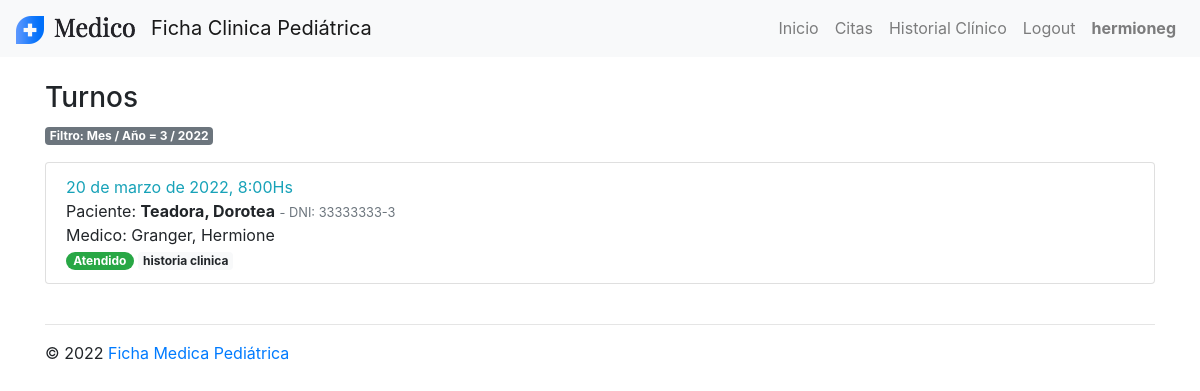
/turnos/ (signed in), run on the app's committed database.
### turnos/models.py (models this page shows, shortened)
class Turno(models.Model):
    paciente = models.ForeignKey(Paciente, on_delete = models.RESTRICT, limit_choices_to={'activo': True}, related_name='turnopacientes')
    doctor = models.ForeignKey(User, on_delete = models.RESTRICT, related_name='turnodoctores')
    fecha = models.DateField()
    hora = models.IntegerField()
    atendido = models.BooleanField(default=False)
    class Meta:
        ordering = ['fecha', 'hora']
    def hora_str(self):
        strhora = str(self.hora)
        return strhora[:-2]+':'+strhora[-2:]

### pacientes/models.py (models this page shows)
class Paciente(models.Model):
    apellido = models.CharField('nombre del paciente', max_length = 50)
    nombre = models.CharField('apellido del paciente', max_length = 50)
    dni = models.CharField('dni del paciente', max_length = 10)
    activo = models.BooleanField(default=True)
    def __str__(self):
        return f'{str(self.apellido).capitalize()}, {str(self.nombre).capitalize()}'

### turnos/views.py (the view)
# urls.py: path("", views.Listado, name="listado"),
def Listado(request):
    contexto = logueadoComo(request, ['gerencia', 'profesional', 'secretaria'])
    if contexto:
        if 'profesional' in contexto['grupos']: # es un doctor?
            turnos = Turno.objects.filter(doctor = request.user) # filtra solo sus pacientes
        else:
            turnos = Turno.objects.all().order_by('-fecha', '-hora')
        if request.method == 'POST': # form posteado con valores ?
            form = FormFiltroFecha(initial = request.POST) # carga el form con valores posteados
            anio = request.POST['fecha'][0:4]
            mes = request.POST['fecha'][5:7]
            dia = request.POST['fecha'][8:10]
            opcionfecha = request.POST['opcionfecha']
            if opcionfecha == '0':
                turnos = turnos.filter(fecha__year=anio)
                contexto['filtro'] = f'Año = {anio}'
            elif opcionfecha == '1':
                turnos = turnos.filter(fecha__year=anio, fecha__month=mes)
                contexto['filtro'] = f'Mes / Año = {mes} / {anio}'
            elif opcionfecha == '2':
                turnos = turnos.filter(fecha__year=anio, fecha__month=mes, fecha__day=dia)
                contexto['filtro'] = f'Fecha = {dia} / {mes} / {anio}'
        else: # inicial sin post
            anio = datetime.now().year
            mes = datetime.now().month
            turnos = turnos.filter(fecha__year = anio, fecha__month = mes)
            contexto['filtro'] =  f'Mes / Año = {mes} / {anio}'
            form = FormFiltroFecha(initial = {'usarmes': True, 'usardia': False})
        contexto['form'] = form
        contexto['turnos'] = turnos
        print('Filtro: ', contexto['filtro'])
        return render(request, "turnos/listado.html", contexto)
    else:
        return HttpResponseRedirect(reverse("paginas:inicio"))

### usuarios/utilidades.py (called while the page is built)
def estado_auth(request):
    contexto = {}
    contexto['autenticado'] = request.user.is_authenticated
    contexto['usuario'] = request.user
    contexto['id_usuario'] = request.user.id
    contexto['grupos'] = [grupo['name'] for grupo in request.user.groups.all().values('name')]
    contexto['grupos_v'] = ', '.join(contexto['grupos'])
    contexto['id_pedidoactual'] = request.session['id_pedidoactual'] if 'id_pedidoactual' in request.session else None # verifica id_pedidoactual en sesion
    return contexto

def logueadoComo(request, grupo):
    pars = estado_auth(request)
    if set(grupo).intersection(pars['grupos']):
        return pars

### turnos/templates/turnos/listado.html (shortened to what this page needs)
{% extends "paginas/_layout.html" %}
{% block contenido %}
    <br>
    <h3>Turnos</h3>
    <p>
    <a class="badge badge-secondary" data-toggle="collapse" href="#cuadrofiltro" role="button" aria-expanded="false" aria-controls="collapseExample"> Filtro: {{filtro}} </a>
    </p>
    <p>
    <ul class="list-group">
        {% for un_turno in turnos %}
            <li class="list-group-item">
                <div class="text-info">{{un_turno.fecha}}, {{un_turno.hora_str}}Hs</div>
                <div>Paciente: <strong>{{ un_turno.paciente }}</strong> <small class="text-muted"> - DNI: {{ un_turno.paciente.dni }} </small> </div>
                <div>Medico: {{ un_turno.doctor.last_name|title }}, {{ un_turno.doctor.first_name|title }} </div>
                <div>
                    {% if un_turno.atendido %}
                        <a href="{% url 'turnos:alternaratendido' un_turno.id %}" class="badge badge-success badge-pill">
                        Atendido
                    {% else %}
                        <a href="{% url 'turnos:alternaratendido' un_turno.id %}" class="badge badge-secondary badge-pill">
                        No atendido
                    {% endif %}
                    </a>
                    {% if 'profesional' in grupos or 'gerencia' in grupos %}
                        <a href="{% url 'historial:historialpaciente' un_turno.paciente_id %}" class="badge badge-light">historia clinica</a>
                    {% endif %}
                </div>
            </li>
        {% empty %}
            <li> no hay turnos para el filtro seleccionado </li>
        {% endfor %}
    </ul>
{% endblock contenido %}

### paginas/templates/paginas/_layout.html (shortened to what this page needs)
<!DOCTYPE html>
<html>
  <head>
    <link rel="stylesheet" href="https://maxcdn.bootstrapcdn.com/bootstrap/4.0.0/css/bootstrap.min.css" />
  </head>
  <body>
    <nav class="navbar navbar-expand-md navbar-light bg-light justify-content-between">
      <a class="navbar-brand" href={% url 'paginas:inicio' %}>
        {% load static %}
        <img src="{% static 'img/icono.png' %}" width="119" height="28" alt="">
      <a class="navbar-brand" href={% url 'paginas:inicio' %}>Ficha Clinica Pediátrica</a>
      <div class="collapse navbar-collapse" id="navbar0">
        <ul class="navbar-nav ml-auto mt-2 mt-lg-0">
          <li class="nav-item ">
            <a class="nav-link" href="{% url 'paginas:inicio' %}">Inicio<span class="sr-only">(current)</span></a>
          </li>
          {% if 'secretaria' in grupos or 'profesional' in grupos  or 'gerencia' in grupos %}
            <li class="nav-item">
              <a class="nav-link" href="{% url 'turnos:listado' %}">Citas</a>
            </li>
          {% endif %}
          {% if 'profesional' in grupos or 'gerencia' in grupos %}
            <li class="nav-item">
              <a class="nav-link" href="{% url 'historial:listado' %}">Historial Clínico</a>
            </li>
          {% endif %}
          {% if autenticado %}
            <li class="nav-item">
              <a class="nav-link" href="{% url 'usuarios:logout' %}">Logout</a>
            </li>
          {% else %}
            <li class="nav-item">
              <a class="nav-link" href="{% url 'usuarios:login' %}">Login</a>
            </li>
          {% endif %}
          <li class="nav-item">
            <a class="nav-link" href="{% url 'paginas:acercade' %}">
            {% if user.is_authenticated %}
              <strong>{{ usuario }}</strong>
            {% else %}
              acerca de
            {% endif %}
            </a>
          </li>
        </ul>
      </div>
    </nav>
    <div class="container">{% block contenido %} {% endblock contenido %}</div>
    <footer class="page-footer font-small mdb-color pt-4">
      <div class="container text-center text-md-left">
        <hr>
        <div class="row d-flex align-items-center">
          <div class="col-md-7 col-lg-8">
            <p class="text-center text-md-left">© 2022 <a href={% url 'paginas:inicio' %}>Ficha Medica Pediátrica</a></p>
          </div>
        </div>
      </div>
    </footer>
  </body>
</html>

### data on the page
Turno: fecha "20 de marzo de 2022", hora_str "8:00", paciente "Teadora, Dorotea", paciente.dni "33333333-3", doctor.last_name "Granger", doctor.first_name "Hermione", atendido "Atendido"

### other printed values
{{ usuario }} "hermioneg"
{{ filtro }} "Mes / Año = 3 / 2022"
